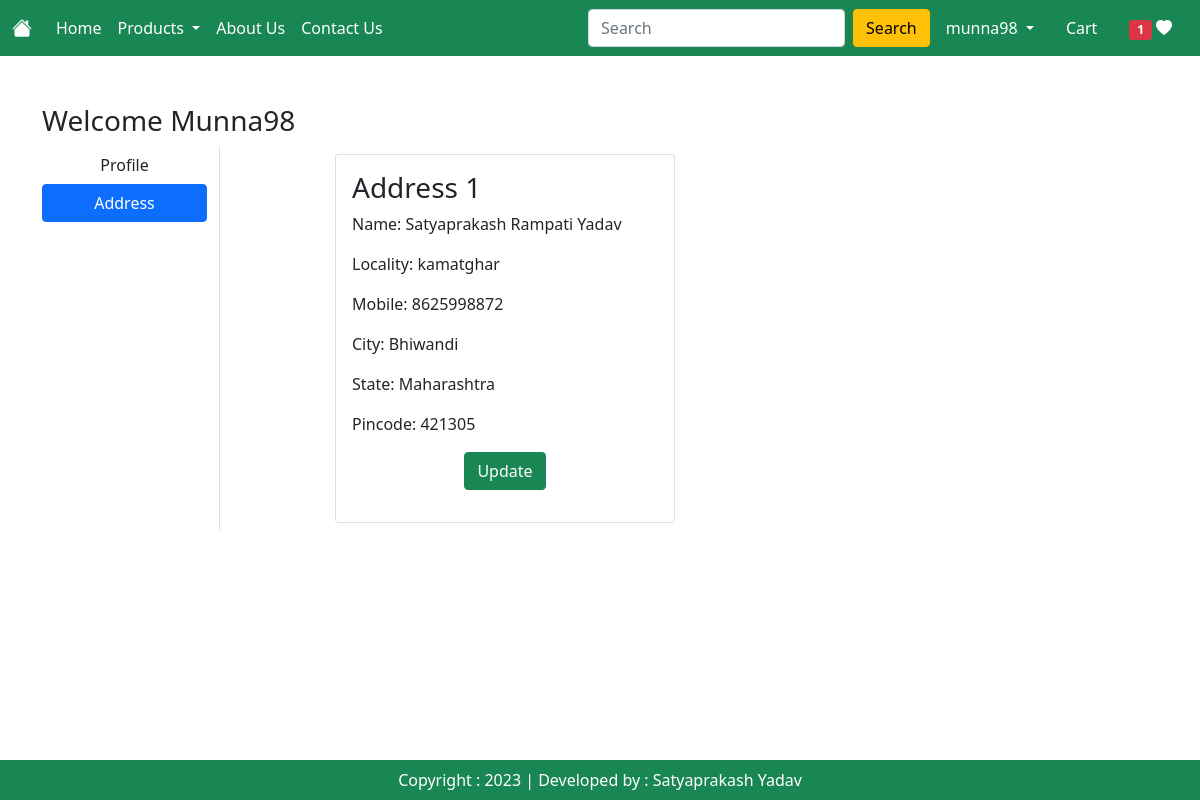
The app's page /address/ (signed in), older data.
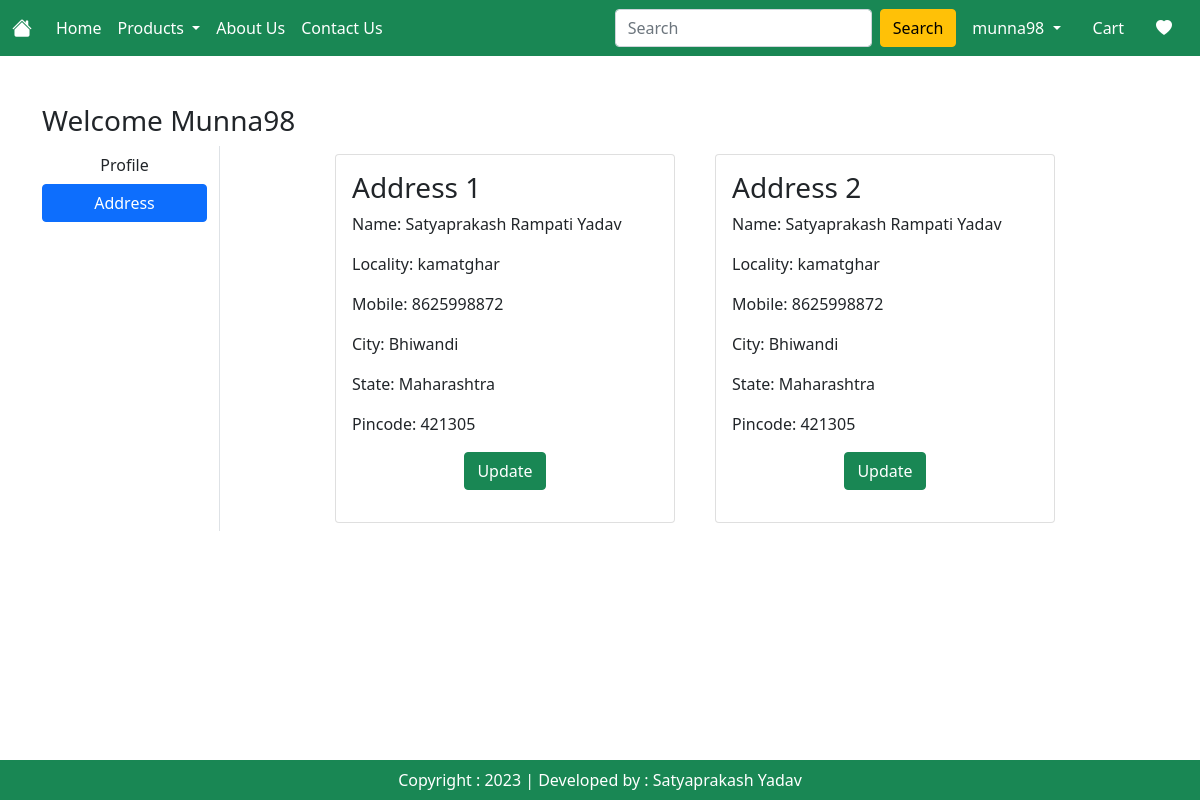
The same page, newer data.
### MyApp/models.py (models this page shows, shortened)
class Customer(models.Model):
    user = models.ForeignKey(User, on_delete=models.CASCADE)
    name = models.CharField(max_length=200)
    locality = models.CharField(max_length=200)
    city = models.CharField(max_length=200)
    mobile = models.IntegerField(default=0)
    zipcode = models.IntegerField()
    state = models.CharField(choices=STATE_CHOICES, max_length=100)

### MyApp/views.py (the view)
# urls.py: path('address/', views.address , name='address'),
@login_required
def address(request):
    add = Customer.objects.filter(user=request.user)
    totalitem = 0
    wishitem = 0
    if request.user.is_authenticated:
        totalitem = len(Cart.objects.filter(user=request.user))
        wishitem = len(Wishlist.objects.filter(user=request.user))
    return render(request, 'MyApp/address.html', locals())

### templates/MyApp/address.html (shortened to what this page needs)
{% extends 'MyApp/base.html' %}
{% load static %}
{% block main-content %}
<div class="container my-5">
    <div class="row">
        <h3>Welcome <span class="text-capitalize">{{request.user}}</span></h3>
    <div class="col-sm-2 border-end">
        <ul class="list-unstyled">
            <li class="d-grid"><a href="{% url 'profile' %}" class="btn">Profile</a></li>
            <li class="d-grid"><a href="{% url 'address' %}" class="btn btn-primary">Address</a></li>
        </ul>
    </div>
    <div class="col-sm-8 offset-sm-1">
        <div class="row">
            {% for ad in add %}
            <div class="col-sm-6">
                <div class="card m-2">
                    <div class="card-body">
                        <h3>Address {{forloop.counter}}</h3>
                        <p>Name: {{ad.name}}</p>
                        <p>Locality: {{ad.locality}}</p>
                        <p>Mobile: {{ad.mobile}}</p>
                        <p>City: {{ad.city}}</p>
                        <p>State: {{ad.state}}</p>
                        <p>Pincode: {{ad.zipcode}}</p>
                        <p class="text-center"><a href="{% url 'updateAddress' pk=ad.id %}" type="button" class="btn btn-success">Update</a></p>
                    </div>
                </div>
            </div>
            {% endfor %}
        </div>
    </div>
{% endblock main-content %}

### templates/MyApp/base.html (shortened to what this page needs)
<!DOCTYPE html>
{% load static %}
<html lang="en">
<head>
    <link href="https://cdn.jsdelivr.net/npm/bootstrap@5.0.2/dist/css/bootstrap.min.css" rel="stylesheet">
    <link rel="stylesheet" href="https://cdn.jsdelivr.net/npm/bootstrap-icons@1.10.5/font/bootstrap-icons.css">
    <link rel="stylesheet" href="{% static 'MyApp/css/style.css' %}">
</head>
<body>
    <nav class="navbar navbar-expand-lg navbar-dark bg-success">
        <div class="container-fluid">
          <a class="navbar-brand" href="/"><i class="bi bi-house-fill"></i></a>
          <div class="collapse navbar-collapse" id="navbarSupportedContent">
            <ul class="navbar-nav me-auto mb-2 mb-lg-0">
              {% if request.user.is_authenticated %}
              <li class="nav-item">
                <a class="nav-link active" aria-current="page" href="/">Home</a>
              </li>
              <li class="nav-item dropdown">
                <a class="nav-link dropdown-toggle active" href="#" id="navbarDropdown" role="button" data-bs-toggle="dropdown" aria-expanded="false">
                  Products
                </a>
              </li>
              <li class="nav-item">
                <a class="nav-link text-white" href="{% url 'about' %}">About Us</a>
              </li>
              <li class="nav-item">
                <a class="nav-link text-white" href="{% url 'contact' %}">Contact Us</a>
              </li>
            </ul>
            <form class="d-flex" role="search" action="/search">
              <input class="form-control me-2" type="search" placeholder="Search" name="search" aria-label="Search">
              <button class="btn btn-warning" type="submit">Search</button>
            </form>
          </div>
          <ul class="navbar-nav me-auto mb-2 mb-lg-0">
            <li class="nav-item dropdown mx-2">
              <a class="nav-link dropdown-toggle text-white" href="#" id="profileDropdown" role="button" data-bs-toggle="dropdown" aria-expanded="false">
                {{user}}
              </a>
            </li>
            <li class="nav-item mx-2">
              <a href="{% url 'showcart' %}" class="nav-link text-white"> Cart</a>
            </li>
            <li class="nav-item mx-2">
              <a href="{% url 'showwishlist' %}" class="nav-link text-white"><span class="badge bg-danger">{% if wishitem > 0 %} {{wishitem}} {% endif %}</span> <i class="bi bi-heart-fill"></i></a>
            </li>
            {% endif %}
          </ul>
        </div>
      </nav>
      {% block main-content %}{% endblock main-content %}
      <footer class="container-fluid bg-success text-center p-2 mt-5 fixed-bottom text-white">
        Copyright : 2023 | Developed by : Satyaprakash Yadav
      </footer>
</body>
</html>

Row changes from the older to the newer data that the page shows:
added Customer: name "Satyaprakash Rampati Yadav", locality "kamatghar", mobile "8625998872", city "Bhiwandi", state "Maharashtra", zipcode "421305"
Text that changed along with them:
{{ wishitem }}: "1" → (not shown)
